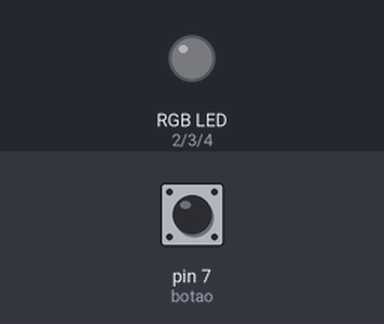
Bench run of a sketch on a simulated Arduino Uno, built with avr-gcc and run on an emulated ATmega328P. Shown: an RGB LED mixed from three pins (HIGH = lit). The test bench sets the inputs (shaded band); at power-on: pin 7 (botao) LOW.

Above: at 1.2 s.
1.3 s: pin 7 (botao) pulled HIGH for 0.15 s
At 2.5 s:
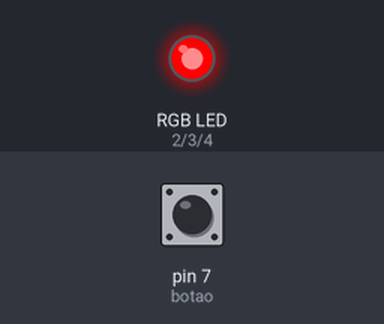
2.9 s: pin 7 (botao) pulled HIGH for 1 s
At 4.9 s:
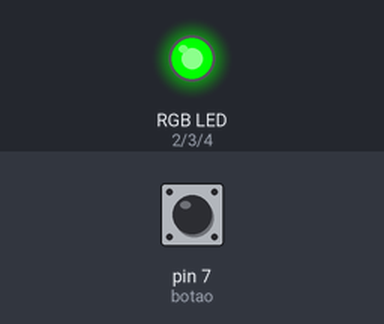
5.4 s: pin 7 (botao) pulled HIGH for 0.15 s
At 6.7 s:
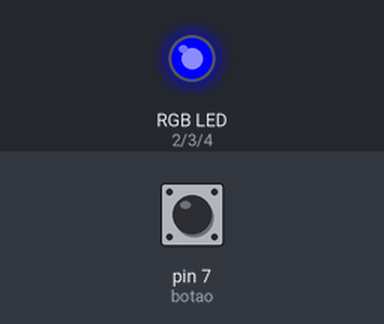
7.0 s: pin 7 (botao) pulled HIGH for 3.2 s
At 10.9 s:
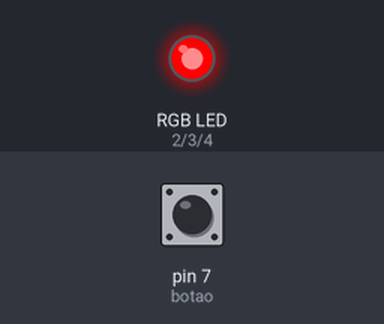
Timing chart, 0 to 12.4 s (numbered marks = the images above; inputs shaded):
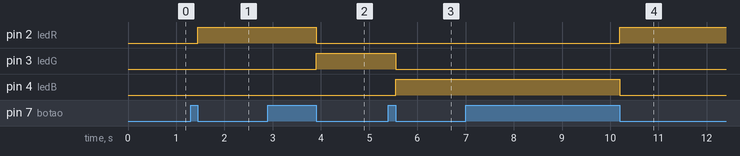

The sketch:

classe_led_rgb.ino
```cpp
#define ledR 2
#define ledG 3
#define ledB 4
#define botao 7

class Btn {
public:
  int btnClicado, btnLiberado, pino;

  Btn(int p) {
    pino = p;
    clear();
  }

  bool press() {
    if (digitalRead(pino) == 1) {
      btnClicado = 1;
      btnLiberado = 0;
    } else {
      btnLiberado = 1;
    }

    if (btnClicado == 1 and btnLiberado == 1) {
      clear();
      return true;
    } else {
      return false;
    }
  }

private:
  void clear() {
    btnClicado = btnLiberado = 0;
  }
};

class Cor {
public:
  int pinR, pinG, pinB, ciclo, maximo;

  Cor(int pr, int pg, int pb)
    : pinR(pr), pinG(pg), pinB(pb) {
    ciclo = 0;
    maximo = 3;
  }

  trocaLed() {
    if (ciclo == 0) {
      corLed(1, 0, 0);
    } else if (ciclo == 1) {
      corLed(0, 1, 0);
    } else {
      corLed(0, 0, 1);
    }
    verificaCiclo();
  }

private:
  void corLed(int r, int g, int b) {
    digitalWrite(pinR, r);
    digitalWrite(pinG, g);
    digitalWrite(pinB, b);
  }

  void clear() {
    ciclo = 0;
  }

  void incrementa() {
    ciclo++;
  }

  void verificaCiclo() {
    incrementa();
    if (ciclo > maximo - 1) {
      clear();
    }
  }
};


Btn bot1(botao);
Cor cor1(ledR, ledG, ledB);

void setup() {
  pinMode(ledR, OUTPUT);
  pinMode(ledG, OUTPUT);
  pinMode(ledB, OUTPUT);
  pinMode(botao, INPUT);
}

void loop() {
  if (bot1.press()) {
    cor1.trocaLed();
  }
}
```

Measured:
- after the input at 1.3 s, pin 2 (ledR): LOW → HIGH after 0.15 s
- after the input at 2.9 s, pin 2 (ledR): HIGH → LOW after 1.0 s; pin 3 (ledG): LOW → HIGH after 1.0 s
- after the input at 5.4 s, pin 3 (ledG): HIGH → LOW after 0.15 s; pin 4 (ledB): LOW → HIGH after 0.15 s
- after the input at 7.0 s, pin 2 (ledR): LOW → HIGH after 3.2 s; pin 4 (ledB): HIGH → LOW after 3.2 s
